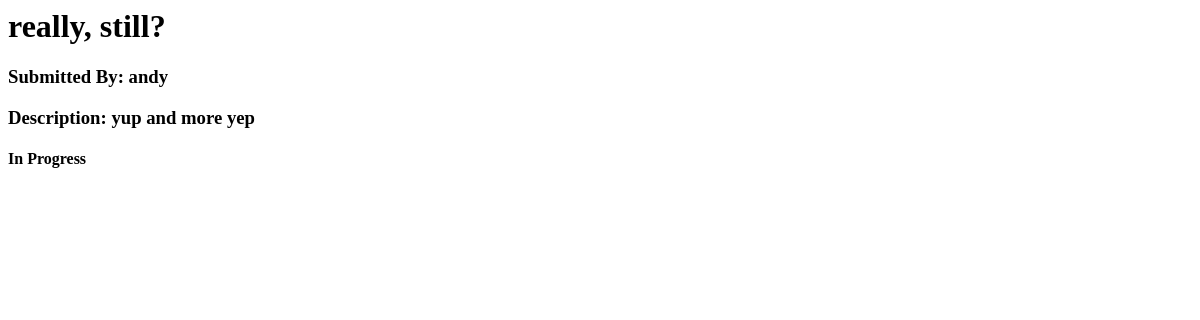
/ticketdetail/1/ (signed in), run on an earlier commit of the app's database.
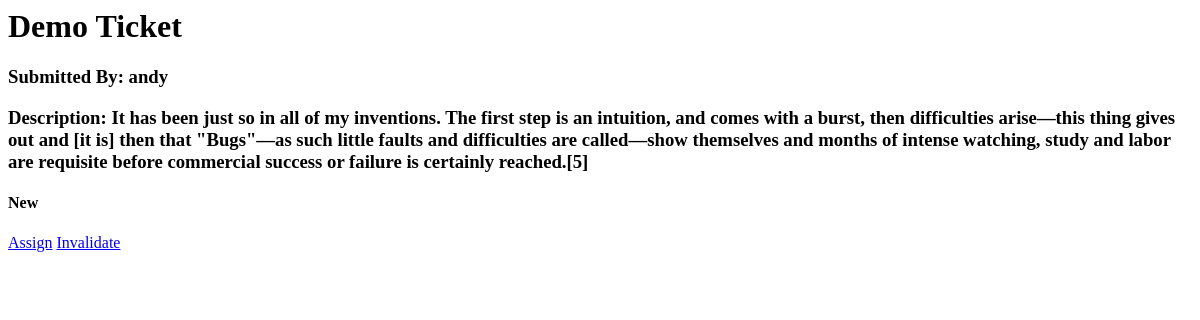
And on a later commit of the database.
### bugapp/models.py (models this page shows, shortened)
class Ticket(models.Model):
    STATUSES = (
        ('N', 'New'),
        ('IP', 'In Progress'),
        ('D', 'Done'),
        ('IN', 'Invalid')
    )
    title = models.CharField(max_length=120)
    time_stamp = models.DateTimeField(default=timezone.now)
    description = models.TextField()
    author = models.ForeignKey(CustomUser, on_delete=models.CASCADE, related_name='user_author') # Fix this maybe
    status = models.CharField(max_length=20, null=True, choices=STATUSES, default='N')
    assigned = models.ForeignKey(CustomUser, null=True, on_delete=models.SET_NULL, blank=True, related_name='user_assigned', default=None)
    finishing = models.ForeignKey(CustomUser, null=True, on_delete=models.SET_NULL, blank=True, related_name='user_finished', default=None)

### myuser/models.py (models this page shows, shortened)
class CustomUser(AbstractUser):
    bio = models.TextField(max_length=80, null=True, blank=True)

### bugapp/views.py (the view)
# urls.py: path('ticketdetail/<int:ticket_id>/', views.ticket_detail_view, name='details'),
@login_required
def ticket_detail_view(request, ticket_id):
    my_ticket = Ticket.objects.filter(id=ticket_id).first()
    return render(request, 'ticket_detail.html', {'ticket': my_ticket})

### templates/ticket_detail.html
{% if not ticket %}
    <h1>Ticket Not Found</h1>
{% else %}
    <h1>{{ ticket.title }}</h1>
    <h3>Submitted By: {{ ticket.author.username }}</h3>
    <h3>Description: {{ticket.description}}</h3>
    <h4>{{ticket.get_status_display}}</h4>
{% if ticket.status == "IN" %}
<a href="/assign/{{ticket.id}}">Reopen</a>
{% elif ticket.status == "N" %}
<a href="/assign/{{ticket.id}}">Assign</a>
<a href="/invalid/{{ticket.id}}/">Invalidate</a>
{% elif ticket.status == "IP" %}
<a href="/ticketdetail/{{ticket.id}}/edit">Edit</a>
<a href="/done/{{ticket.id}}">Complete</a>
<a href="/return/{{ticket.id}}">Return</a>
{% elif ticket.status == "D" %}
<a href="/assign/{{ticket.id}}">Reopen</a>
{%endif%}
{% endif %}

What changed in the data, as far as the page shows it:
changed Ticket "andy": title "really, still?" → "Demo Ticket"; description "yup and more yep" → "It has been just so in all of my inventions. The first step is an intuition, and comes with a burst, then difficulties arise—this thing gives out and [it is] then that \"Bugs\"—as such little faults and difficulties are called—show themselves and months of intense watching, study and labor are requisite before commercial success or failure is certainly reached.[5]"; status "In Progress" → "New"
Also different on the page:
text now shown: "Assign Invalidate"
